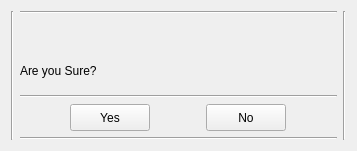
<?xml version="1.0" encoding="UTF-8"?>
<ui version="4.0">
 <class>ConfirmationPrompt</class>
 <widget class="QWidget" name="ConfirmationPrompt">
  <property name="geometry">
   <rect>
    <x>0</x>
    <y>0</y>
    <width>357</width>
    <height>151</height>
   </rect>
  </property>
  <property name="sizePolicy">
   <sizepolicy hsizetype="Fixed" vsizetype="Fixed">
    <horstretch>0</horstretch>
    <verstretch>0</verstretch>
   </sizepolicy>
  </property>
  <property name="minimumSize">
   <size>
    <width>357</width>
    <height>150</height>
   </size>
  </property>
  <property name="maximumSize">
   <size>
    <width>357</width>
    <height>151</height>
   </size>
  </property>
  <property name="sizeIncrement">
   <size>
    <width>336</width>
    <height>0</height>
   </size>
  </property>
  <property name="windowTitle">
   <string>𝕀mage𝔼vo</string>
  </property>
  <layout class="QHBoxLayout" name="horizontalLayout_2">
   <item>
    <widget class="Line" name="line_4">
     <property name="orientation">
      <enum>Qt::Vertical</enum>
     </property>
    </widget>
   </item>
   <item>
    <layout class="QHBoxLayout" name="horizontalLayout">
     <item>
      <layout class="QVBoxLayout" name="verticalLayout_2">
       <item>
        <widget class="Line" name="line_3">
         <property name="orientation">
          <enum>Qt::Horizontal</enum>
         </property>
        </widget>
       </item>
       <item>
        <layout class="QHBoxLayout" name="horizontalLayout_3">
         <item>
          <widget class="QLabel" name="message">
           <property name="minimumSize">
            <size>
             <width>0</width>
             <height>27</height>
            </size>
           </property>
           <property name="maximumSize">
            <size>
             <width>16777215</width>
             <height>27</height>
            </size>
           </property>
           <property name="text">
            <string/>
           </property>
          </widget>
         </item>
        </layout>
       </item>
       <item>
        <spacer name="verticalSpacer_2">
         <property name="orientation">
          <enum>Qt::Vertical</enum>
         </property>
         <property name="sizeHint" stdset="0">
          <size>
           <width>20</width>
           <height>40</height>
          </size>
         </property>
        </spacer>
       </item>
       <item>
        <layout class="QHBoxLayout" name="horizontalLayout_75">
         <item>
          <widget class="QLabel" name="label_2">
           <property name="minimumSize">
            <size>
             <width>0</width>
             <height>27</height>
            </size>
           </property>
           <property name="maximumSize">
            <size>
             <width>16777215</width>
             <height>27</height>
            </size>
           </property>
           <property name="text">
            <string>Are you Sure?</string>
           </property>
          </widget>
         </item>
        </layout>
       </item>
       <item>
        <spacer name="verticalSpacer">
         <property name="orientation">
          <enum>Qt::Vertical</enum>
         </property>
         <property name="sizeHint" stdset="0">
          <size>
           <width>20</width>
           <height>40</height>
          </size>
         </property>
        </spacer>
       </item>
       <item>
        <widget class="Line" name="line_5">
         <property name="orientation">
          <enum>Qt::Horizontal</enum>
         </property>
        </widget>
       </item>
       <item>
        <layout class="QHBoxLayout" name="horizontalLayout_76">
         <item>
          <widget class="QPushButton" name="yes_button">
           <property name="sizePolicy">
            <sizepolicy hsizetype="Fixed" vsizetype="Fixed">
             <horstretch>0</horstretch>
             <verstretch>0</verstretch>
            </sizepolicy>
           </property>
           <property name="minimumSize">
            <size>
             <width>80</width>
             <height>27</height>
            </size>
           </property>
           <property name="maximumSize">
            <size>
             <width>80</width>
             <height>27</height>
            </size>
           </property>
           <property name="toolTip">
            <string>Confirm the action</string>
           </property>
           <property name="text">
            <string>Yes</string>
           </property>
          </widget>
         </item>
         <item>
          <widget class="QPushButton" name="no_button">
           <property name="sizePolicy">
            <sizepolicy hsizetype="Fixed" vsizetype="Fixed">
             <horstretch>0</horstretch>
             <verstretch>0</verstretch>
            </sizepolicy>
           </property>
           <property name="minimumSize">
            <size>
             <width>80</width>
             <height>27</height>
            </size>
           </property>
           <property name="maximumSize">
            <size>
             <width>80</width>
             <height>27</height>
            </size>
           </property>
           <property name="toolTip">
            <string>Return to previous screen</string>
           </property>
           <property name="text">
            <string>No</string>
           </property>
          </widget>
         </item>
        </layout>
       </item>
       <item>
        <widget class="Line" name="line_2">
         <property name="orientation">
          <enum>Qt::Horizontal</enum>
         </property>
        </widget>
       </item>
      </layout>
     </item>
    </layout>
   </item>
   <item>
    <widget class="Line" name="line">
     <property name="orientation">
      <enum>Qt::Vertical</enum>
     </property>
    </widget>
   </item>
  </layout>
 </widget>
 <resources/>
 <connections/>
</ui>
